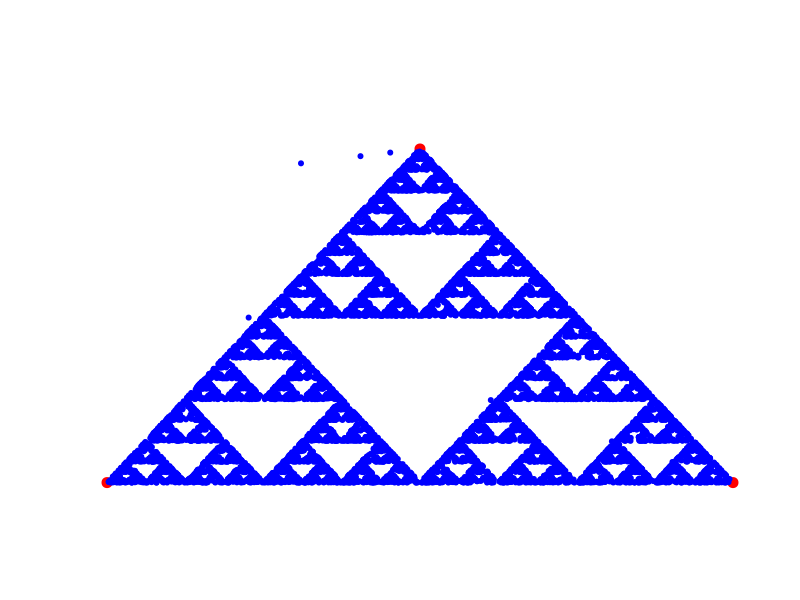

This chart was generated by the following R code:
## ---- chunk 1
knitr::opts_chunk$set(echo = TRUE)
## ---- chunk 2
genTriunghi <- function(distanta)
{
  maxim = 10000
  
  #Triunghi echilateral
  varfuri = matrix(NA, ncol = 2, nrow = 3)
  varfuri[1,] = c(0, 0)
  varfuri[2,] = c(1, 0)
  varfuri[3,] = c(0.5, sqrt(3)/2)
  #punctele adaugate -> pana la 10000 de puncte -> tot atatea randuri
  #coordonate x si y -> 2 coloane
  puncte = matrix(NA, ncol = 2, nrow = maxim)
  #Generarea primului punct random
  p1 = runif(1)
  p2 = runif(1)
  sqr = sqrt(p1)
  puncte[1,] = c(runif(1),runif(1)*sqrt(3)/2)
  #Generarea restului de puncte
  for(i in 2:maxim)
  {
    #Determinam un varf random si ii memoram coordonatele
    varf = sample(1:3, 1, replace=TRUE)
    x_varf = varfuri[varf[1], 1]
    y_varf = varfuri[varf[1], 2]
    
    #Gasim punctul aflat la distanta data intre punctul anterior si varful determinat
    punct = c((x_varf - puncte[i-1, 1]) * distanta + puncte[i-1, 1], (y_varf - puncte[i-1, 2]) * distanta + puncte[i-1, 2])
    #Memoram noul punct
    puncte[i, ] = punct
  }
  
  return (list(puncte, varfuri))
  
}
## ---- chunk 3
triunghi = genTriunghi(0.5)
puncte = triunghi[[1]]
puncte[1:15, ]
## ---- chunk 4
renderPlot <- function()
{
    pol = genTriunghi(0.5);
    puncte = pol[[1]]
    varfuri = pol[[2]]
    
    plot(0, 0, xlim = c(0, 1), ylim = c(0, 1), col = 0, yaxt = "n", xaxt = "n", xlab = "", ylab = "", bty = "n")
    points(varfuri[, 1],varfuri[, 2], pch = 20, cex = 2, col = "red")
    points(puncte[1 : 10000, 1], puncte[1 : 10000 , 2], pch = 20, cex=1, col="blue")
    
}

renderPlot()
